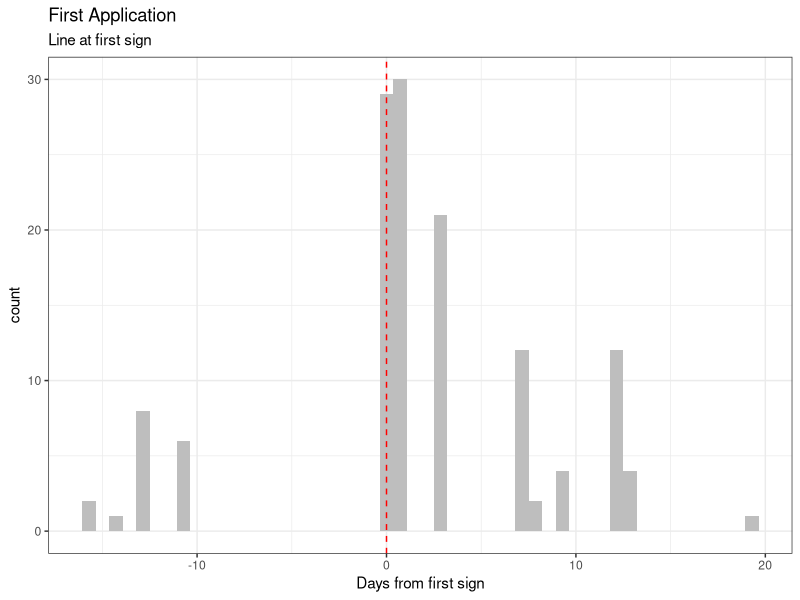
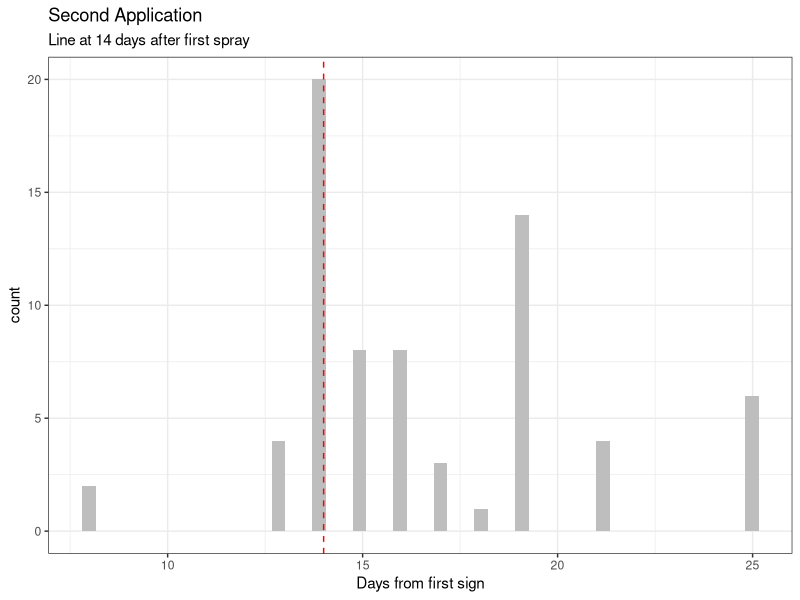
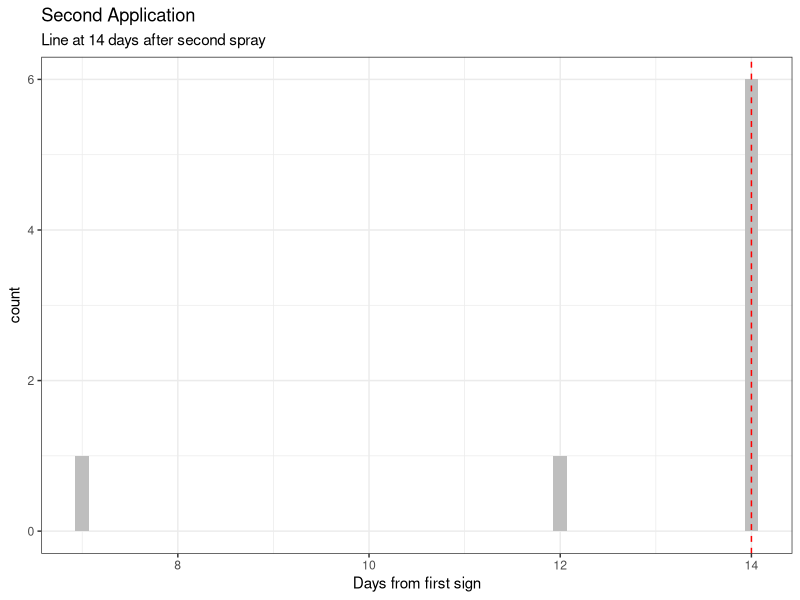

These charts were generated, in order, by the following R code: (Note: this script raises an error after producing the figures.)
## ---- chunk 1
knitr::opts_chunk$set(echo = TRUE)
library(tidyverse)
library(lubridate)
library(skimr)
mb <- read_csv("slim_PM_dat.csv")
## ---- chunk 2
mb <-
  mb %>%
  mutate(fungicide_timing_1 = fungicide_application_1 - first_sign_disease) %>%
  mutate(fungicide_timing_2 = fungicide_application_2 - fungicide_application_1) %>%
  mutate(fungicide_timing_3 = fungicide_application_3 - fungicide_application_2) %>%
  filter(!is.na(grain_yield.t.ha)) %>% 
  filter(!is.na(PM_final_severity))
## ---- chunk 3
skim(mb)
## ---- chunk 4
ggplot(filter(mb, !is.na(fungicide_timing_1)),
       aes(x = as.numeric(fungicide_timing_1))) +
  geom_histogram(bins = 50, fill = "grey") +
  geom_vline(linetype = 2,
             xintercept = 0,
             colour = "red") +
  xlab("Days from first sign") +
  ggtitle("First Application",
          subtitle = "Line at first sign") +
  theme_bw()
## ---- chunk 5
ggplot(filter(mb, !is.na(fungicide_timing_2)),
       aes(x = as.numeric(fungicide_timing_2))) +
   geom_histogram(bins = 50, fill = "grey") +
   geom_vline(linetype = 2,
              xintercept = 14,
              colour = "red") +
   xlab("Days from first sign") +
   ggtitle("Second Application",
           subtitle = "Line at 14 days after first spray") +
   theme_bw()
## ---- chunk 6
ggplot(filter(mb, !is.na(fungicide_timing_3)),
       aes(x = as.numeric(fungicide_timing_3))) +
   geom_histogram(bins = 50, fill = "grey") +
   geom_vline(linetype = 2,
              xintercept = 14,
              colour = "red") +
   xlab("Days from first sign") +
   ggtitle("Second Application",
           subtitle = "Line at 14 days after second spray") +
   theme_bw()
## ---- chunk 7
mb <-
  mb %>%
  mutate(
    cluster_1 = case_when(
      fungicide_timing_1 < 0 ~ "Early",
      fungicide_timing_1 >= 0 &
        fungicide_timing_1 < 4 ~ "Recommended",
      fungicide_timing_1 > 4 ~ "Late"
    )
  ) %>%
  mutate(
    cluster_2 = case_when(
      fungicide_timing_2 < 13 ~ "Early",
      fungicide_timing_2 >= 13 &
        fungicide_timing_2 < 17 ~ "Recommended",
      fungicide_timing_2 > 17 ~ "Late"
    )
  ) %>% 
  mutate(
    cluster_3 = case_when(
      fungicide_timing_3 < 14 ~ "Early",
      fungicide_timing_3 == 14 ~ "Recommended"
    )
  ) %>% 
  View()
## ---- chunk 8
ggplot(filter(mb, !is.na(fungicide_timing_1)),
       aes(x = as.numeric(fungicide_timing_1))) +
  geom_histogram(bins = 50, aes(fill = cluster_1)) +
  scale_fill_viridis_d("Cluster") +
   geom_vline(linetype = 2,
              xintercept = 0,
              colour = "red") +
   xlab("Days from first sign") +
   ggtitle("First Application",
           subtitle = "Line at first sign") +
   theme_bw()
## ---- chunk 9
ggplot(filter(mb, !is.na(fungicide_timing_2)),
       aes(x = as.numeric(fungicide_timing_2))) +
  geom_histogram(bins = 50, aes(fill = cluster_2)) +
  scale_fill_viridis_d("Cluster") +
  geom_vline(linetype = 2,
             xintercept = 14,
             colour = "red") +
  xlab("Days from first application") +
  ggtitle("Second Application",
          subtitle = "Line at 14 days after first application") +
  theme_bw()
## ---- chunk 10
ggplot(filter(mb, !is.na(fungicide_timing_3)),
       aes(x = as.numeric(fungicide_timing_3))) +
  geom_histogram(bins = 50, aes(fill = cluster_3)) +
  scale_fill_viridis_d("Cluster") +
  geom_vline(linetype = 2,
             xintercept = 14,
             colour = "red") +
  xlab("Days from second sign") +
  ggtitle("Second Application",
          subtitle = "Line at 14 days after second application") +
  theme_bw()
